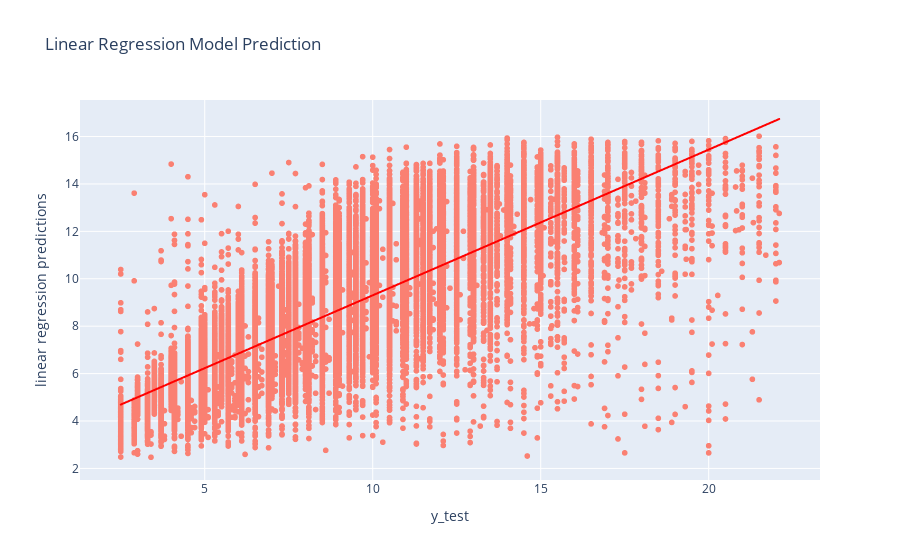

Notebook code cell kept with this figure:
### Code cell
px.scatter(x=y_test, y=linear_pred, 
           labels={'x': 'y_test', 'y': 'linear regression predictions'}, 
           color_discrete_sequence=['salmon'],
           trendline='ols',
           trendline_color_override='red',
           title='Linear Regression Model Prediction')

### Figure 1 — Plotly figure (JSON) as saved in the notebook; plotly's stock layout.template omitted (floating-point values rounded to 4 significant figures; data arrays with more than 128 entries replaced by an {"elided": "..."} marker saying what was removed)
{"data": [{"hovertemplate": "y_test=%{x}<br>linear regression predictions=%{y}<extra></extra>", "legendgroup": "", "marker": {"color": "salmon", "symbol": "circle"}, "mode": "markers", "name": "", "showlegend": false, "type": "scattergl", "x": {"elided": "31863 float values"}, "xaxis": "x", "y": {"elided": "31863 float values"}, "yaxis": "y"}, {"hovertemplate": "<b>OLS trendline</b><br>y = 0.614609 * x + 3.15647<br>R<sup>2</sup>=0.615617<br><br>y_test=%{x}<br>linear regression predictions=%{y} <b>(trend)</b><extra></extra>", "legendgroup": "", "line": {"color": "red"}, "marker": {"color": "salmon", "symbol": "circle"}, "mode": "lines", "name": "", "showlegend": false, "type": "scattergl", "x": {"elided": "31863 float values"}, "xaxis": "x", "y": {"elided": "31863 float values"}, "yaxis": "y"}], "layout": {"legend": {"tracegroupgap": 0}, "title": {"text": "Linear Regression Model Prediction"}, "xaxis": {"anchor": "y", "domain": [0, 1], "title": {"text": "y_test"}}, "yaxis": {"anchor": "x", "domain": [0, 1], "title": {"text": "linear regression predictions"}}}}
